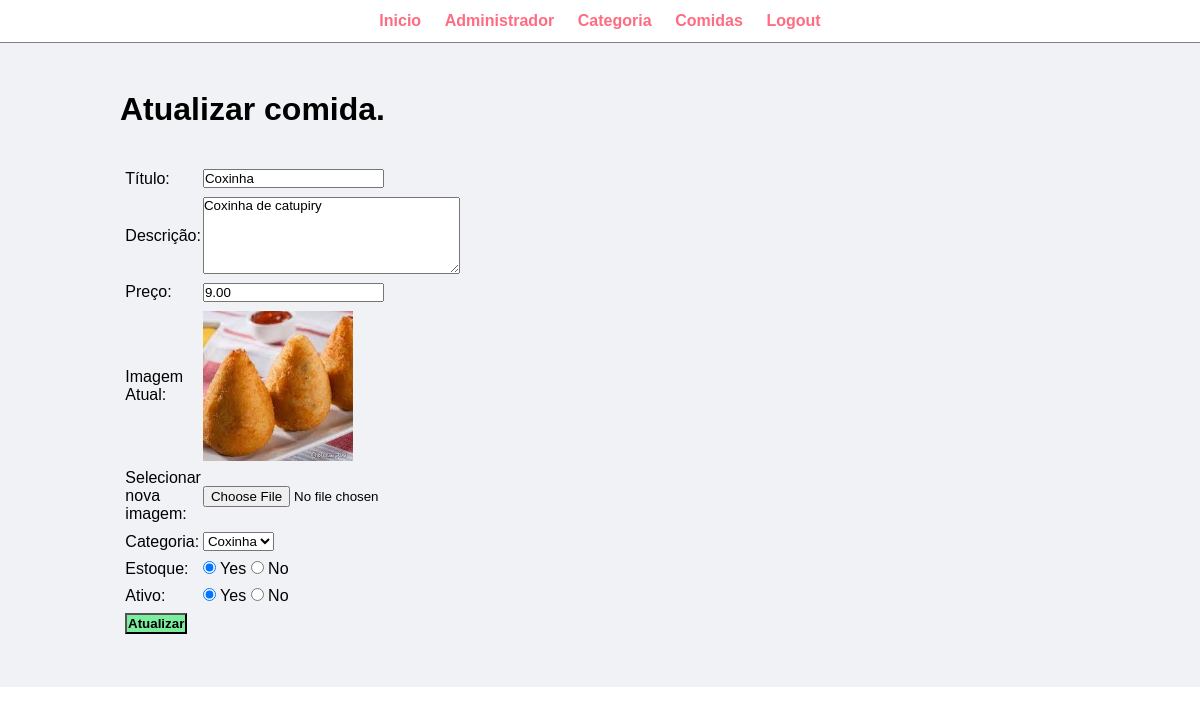
Screenshot of /admin/update-food.php?id=9 (signed in) with the database file from the repository.
### tables this page shows
CREATE TABLE `tbl_food` (
  `id` int(10) UNSIGNED NOT NULL,
  `title` varchar(100) NOT NULL,
  `description` text NOT NULL,
  `price` decimal(10,2) NOT NULL,
  `image_name` varchar(255) NOT NULL,
  `category_id` int(10) UNSIGNED NOT NULL,
  `featured` varchar(10) NOT NULL,
  `active` varchar(10) NOT NULL
);

CREATE TABLE `tbl_category` (
  `id` int(10) UNSIGNED NOT NULL,
  `title` varchar(100) NOT NULL,
  `image_name` varchar(255) NOT NULL,
  `featured` varchar(10) NOT NULL,
  `active` varchar(10) NOT NULL
);

### admin/update-food.php (the view, shortened to what this page needs)
<?php include('partials/menu.php'); ?>
<?php
    if(isset($_GET['id']))
    {
        $id = $_GET['id'];
        $sql2 = "SELECT * FROM tbl_food WHERE id=$id";
        $res2 = mysqli_query($conn, $sql2);
        $row2 = mysqli_fetch_assoc($res2);
        $title = $row2['title'];
        $description = $row2['description'];
        $price = $row2['price'];
        $current_image = $row2['image_name'];
        $current_category = $row2['category_id'];
        $featured = $row2['featured'];
        $active = $row2['active'];
    }
    else
    {
        header('location:'.SITEURL.'admin/manage-food.php');
    }
?>
<div class="main-content">
    <div class="wrapper">
        <h1>Atualizar comida.</h1>
        <br><br>
        <form action="" method="POST" enctype="multipart/form-data">
        <table class="tbl-30">
            <tr>
                <td>Título: </td>
                <td>
                    <input type="text" name="title" value="<?php echo $title; ?>">
                </td>
            </tr>
            <tr>
                <td>Descrição: </td>
                <td>
                    <textarea name="description" cols="30" rows="5"><?php echo $description; ?></textarea>
                </td>
            </tr>
            <tr>
                <td>Preço: </td>
                <td>
                    <input type="number" name="price" value="<?php echo $price; ?>">
                </td>
            </tr>
            <tr>
                <td>Imagem Atual: </td>
                <td>
                    <?php
                        if($current_image == "")
                        {
                            echo "<div class='error'>Imagem indisponível.</div>";
                        }
                        else
                        {
                            ?>
                            <img src="<?php echo SITEURL; ?>images/food/<?php echo $current_image; ?>" width="150px">
                            <?php
                        }
                    ?>
                </td>
            </tr>
            <tr>
                <td>Selecionar nova imagem: </td>
                <td>
                    <input type="file" name="image">
                </td>
            </tr>
            <tr>
                <td>Categoria: </td>
                <td>
                    <select name="category">
                        <?php
                            $sql = "SELECT * FROM tbl_category WHERE active='Yes'";
                            $res = mysqli_query($conn, $sql);
                            $count = mysqli_num_rows($res);
                            if($count>0)
                            {
                                while($row=mysqli_fetch_assoc($res))
                                {
                                    $category_title = $row['title'];
                                    $category_id = $row['id'];
                                    ?>
                                    <option <?php if($current_category==$category_id){echo "selected";} ?> value="<?php echo $category_id; ?>"><?php echo $category_title; ?></option>
                                    <?php
                                }
                            }
                            else
                            {
                                echo "<option value='0'>Categoria indisponível.</option>";
                            }
                        ?>
                    </select>
                </td>
            </tr>
            <tr>
                <td>Estoque: </td>
                <td>
                    <input <?php if($featured=="Yes") {echo "checked";} ?> type="radio" name="featured" value="Yes"> Yes
                    <input <?php if($featured=="No") {echo "checked";} ?> type="radio" name="featured" value="No"> No
                </td>
            </tr>
            <tr>
                <td>Ativo: </td>
                <td>
                    <input <?php if($active=="Yes") {echo "checked";} ?> type="radio" name="active" value="Yes"> Yes
                    <input <?php if($active=="No") {echo "checked";} ?> type="radio" name="active" value="No"> No
                </td>
            </tr>
            <tr>
                <td>
                    <input type="submit" name="submit" value="Atualizar" class="btn-secondary">
                </td>
            </tr>
        </table>
        </form>
    </div>
</div>

### css/admin.css (style rules this page uses)
* { margin: 0; padding: 0; font-family: Arial, Helvetica, sans-serif; }
.wrapper { padding: 1%; width: 80%; margin: 0 auto; }
.tbl-30 { width: 30%; }
table tr td { padding: 1%; }
.btn-secondary { background-color: #7bed9f; padding: 1%; color: black; text-decoration: none; font-weight: bold; }
.main-content { background-color: #f1f2f6; padding: 3% 0; }
body { background: #fff; }

### rows the page displays
tbl_food: title "Coxinha", description "Coxinha de catupiry", price "9.00", image_name (picture), category "Coxinha", featured "☑", active "☑"
